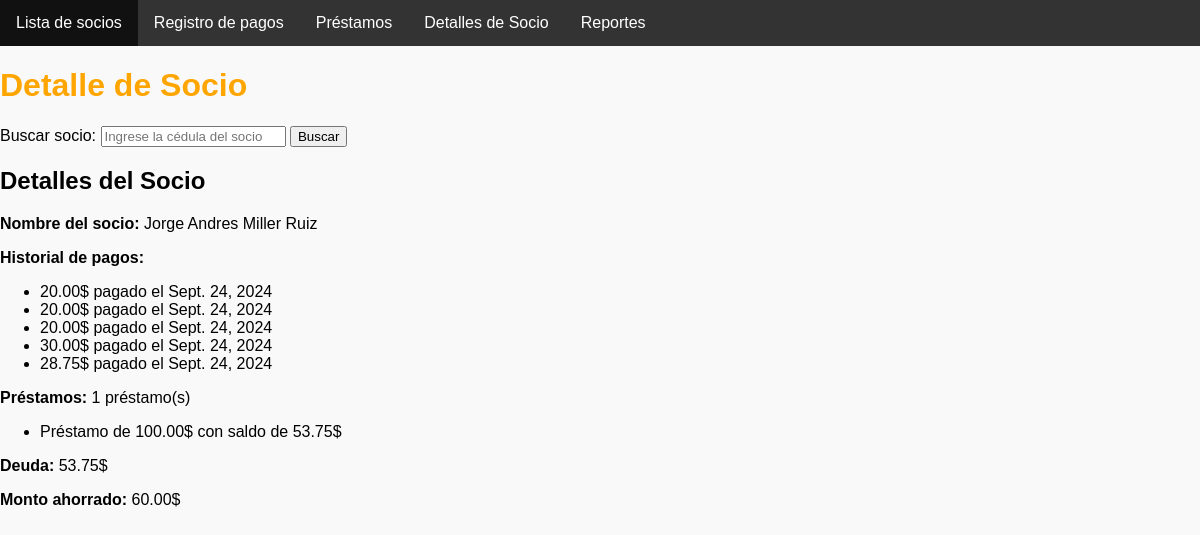
/socios/socios/detalles_socio/18/ (signed in), run on the app's committed database.
### socios/models.py (models this page shows, shortened)
class Socio(models.Model):
    nombre = models.CharField(max_length=50)
    apellidos = models.CharField(max_length=50)
    numero_cuenta = models.CharField(max_length=20, unique=True)
    total_dinero = models.DecimalField(max_digits=12, decimal_places=2)
    prestamos = models.IntegerField(default=0)
    deuda = models.DecimalField(max_digits=12, decimal_places=2, default=0.00)

class PagoMensualidad(models.Model):
    socio = models.ForeignKey(Socio, on_delete=models.CASCADE)
    monto = models.DecimalField(max_digits=10, decimal_places=2)
    mes = models.CharField(max_length=20, default='Enero')  # Valor por defecto
    fecha_pago = models.DateField(default=timezone.now)

class Prestamo(models.Model):
    socio = models.ForeignKey(Socio, on_delete=models.CASCADE)
    cantidad = models.DecimalField(max_digits=10, decimal_places=2)
    saldo_actual = models.DecimalField(max_digits=10, decimal_places=2)
    meses = models.IntegerField(default=12)  # Valor predeterminado para meses
    interes = models.DecimalField(max_digits=5, decimal_places=2, default=5)  # Valor predeterminado para interes
    fecha_prestamo = models.DateTimeField(auto_now_add=True)

### socios/views.py (the view)
# urls.py: path('detalles_socio/', views.detalles_socio, name='detalles_socio'),  # Ruta para los detalles del socio
@login_required
def detalles_socio(request, id=None):
    cedula = request.GET.get('cedula')  # Mantener la opción de buscar por cédula
    socio = None
    pagos = []
    prestamos = []
    deuda_total = 0
    monto_ahorrado = 0
    if id:  # Si el id del socio es proporcionado en la URL
        socio = get_object_or_404(Socio, id=id)
    elif cedula:  # Si se busca por cédula en el formulario
        try:
            socio = Socio.objects.get(numero_cuenta=cedula)
        except Socio.DoesNotExist:
            socio = None
    if socio:
        pagos = PagoMensualidad.objects.filter(socio=socio)
        prestamos = Prestamo.objects.filter(socio=socio)
        deuda_total = sum(prestamo.saldo_actual for prestamo in prestamos)
        monto_ahorrado = sum(pago.monto for pago in pagos if pago.monto == 20.00)
    return render(request, 'socios/detalles_socio.html', {
        'socio': socio,
        'pagos': pagos,
        'prestamos': prestamos,
        'deuda_total': deuda_total,  # Pasar la deuda total a la plantilla
        'monto_ahorrado': monto_ahorrado,  # Pasar el monto ahorrado a la plantilla
        'cedula': cedula
    })

### templates/socios/detalles_socio.html (shortened to what this page needs)
{% extends 'socios/base.html' %}
{% block content %}
    <h1>Detalle de Socio</h1>
    <form method="GET" action="{% url 'detalles_socio' %}">
        <label for="cedula">Buscar socio:</label>
        <input type="text" id="cedula" name="cedula" placeholder="Ingrese la cédula del socio" required>
        <button type="submit">Buscar</button>
    </form>
    {% if socio %}
        <h2>Detalles del Socio</h2>
        <p><strong>Nombre del socio:</strong> {{ socio.nombre }} {{ socio.apellidos }}</p>
        <p><strong>Historial de pagos:</strong></p>
        <ul>
            {% for pago in pagos %}
                <li>{{ pago.monto }}$ pagado el {{ pago.fecha_pago }}</li>
            {% empty %}
                <li>No hay pagos registrados.</li>
            {% endfor %}
        </ul>
        <p><strong>Préstamos:</strong> {{ prestamos|length }} préstamo(s)</p>
        <ul>
            {% for prestamo in prestamos %}
                <li>Préstamo de {{ prestamo.cantidad }}$ con saldo de {{ prestamo.saldo_actual }}$</li>
            {% empty %}
                <li>No hay préstamos registrados.</li>
            {% endfor %}
        </ul>
        <p><strong>Deuda:</strong> {{ deuda_total }}$</p>
        <p><strong>Monto ahorrado:</strong> {{ monto_ahorrado }}$</p>
    {% elif cedula %}
        <p style="color: red;">No se encontró un socio con la cédula "{{ cedula }}".</p>
    {% endif %}
{% endblock %}

### templates/socios/base.html (shortened to what this page needs)
<!DOCTYPE html>
<html lang="es">
<head>
    {% load static %}
     <link rel="stylesheet" href="{% static 'css/styles.css' %}">
</head>
<body>
    <nav>
        <ul>
            <li><a href="{% url 'lista_socios' %}">Lista de socios</a></li>
            <li><a href="{% url 'registrar_pagos' %}">Registro de pagos</a></li>
            <li><a href="{% url 'prestamos' %}">Préstamos</a></li>
            <li><a href="{% url 'detalles_socio' %}">Detalles de Socio</a></li>
            <li><a href="{% url 'reportes' %}">Reportes</a></li>
        </ul>
    </nav>
    <div class="content">
        {% block content %}{% endblock %}
    </div>
</body>
</html>

### socios/static/css/styles.css (style rules this page uses)
body { font-family: Arial, sans-serif; margin: 0; padding: 0; background-color: #f9f9f9; }
h1 { color: orange; }
nav ul { list-style-type: none; margin: 0; padding: 0; background-color: #333; overflow: hidden; }
nav ul li { float: left; }
nav ul li a { display: block; color: white; text-align: center; padding: 14px 16px; text-decoration: none; }

### data on the page
Socio: nombre "Jorge Andres", apellidos "Miller Ruiz"
PagoMensualidad: monto "20.00", fecha_pago "Sept. 24, 2024"
PagoMensualidad: monto "20.00", fecha_pago "Sept. 24, 2024"
PagoMensualidad: monto "20.00", fecha_pago "Sept. 24, 2024"
PagoMensualidad: monto "30.00", fecha_pago "Sept. 24, 2024"
PagoMensualidad: monto "28.75", fecha_pago "Sept. 24, 2024"
Prestamo: cantidad "100.00", saldo_actual "53.75"

### other printed values
{{ prestamos|length }} "1"
{{ deuda_total }} "53.75"
{{ monto_ahorrado }} "60.00"
